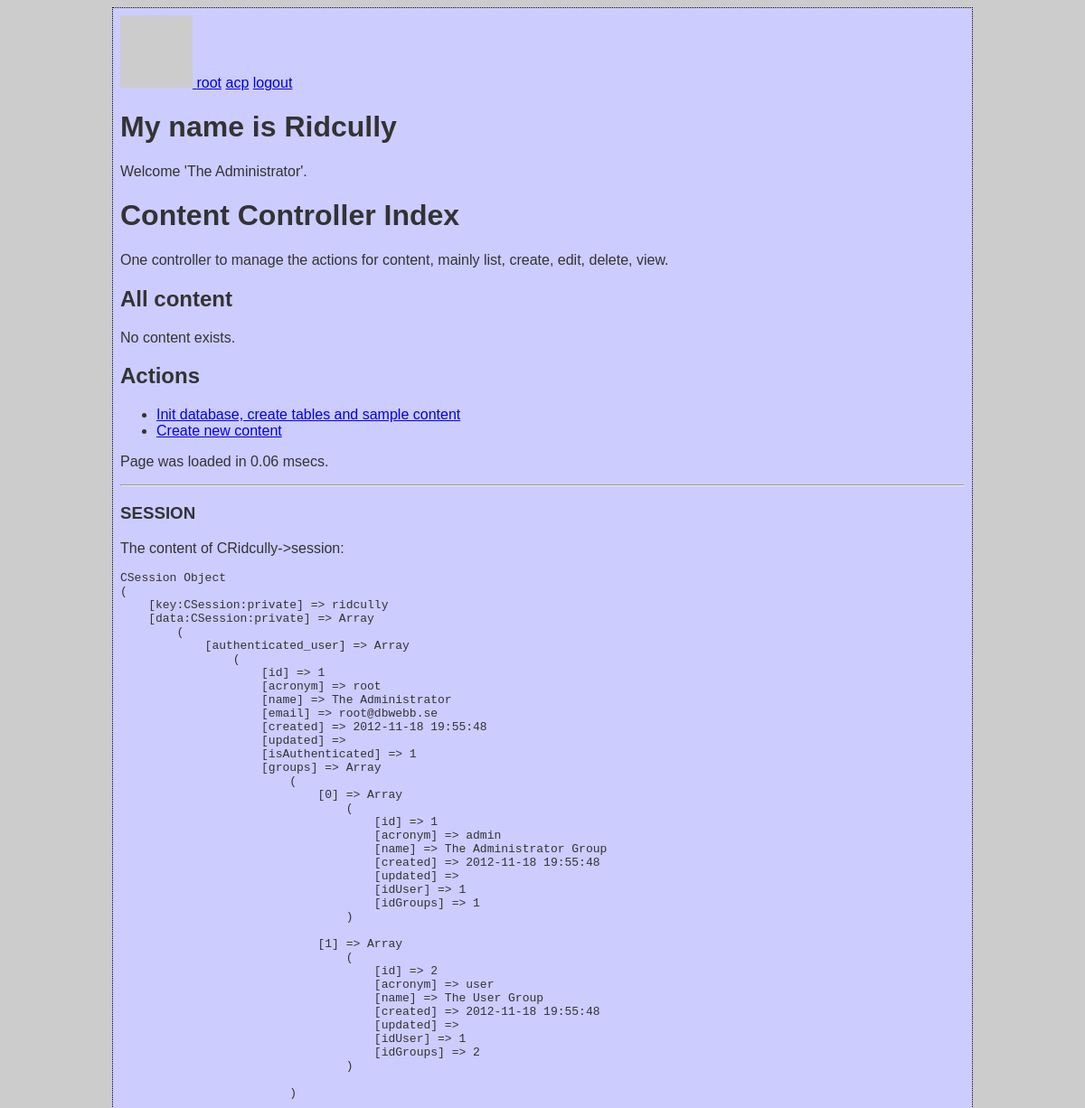
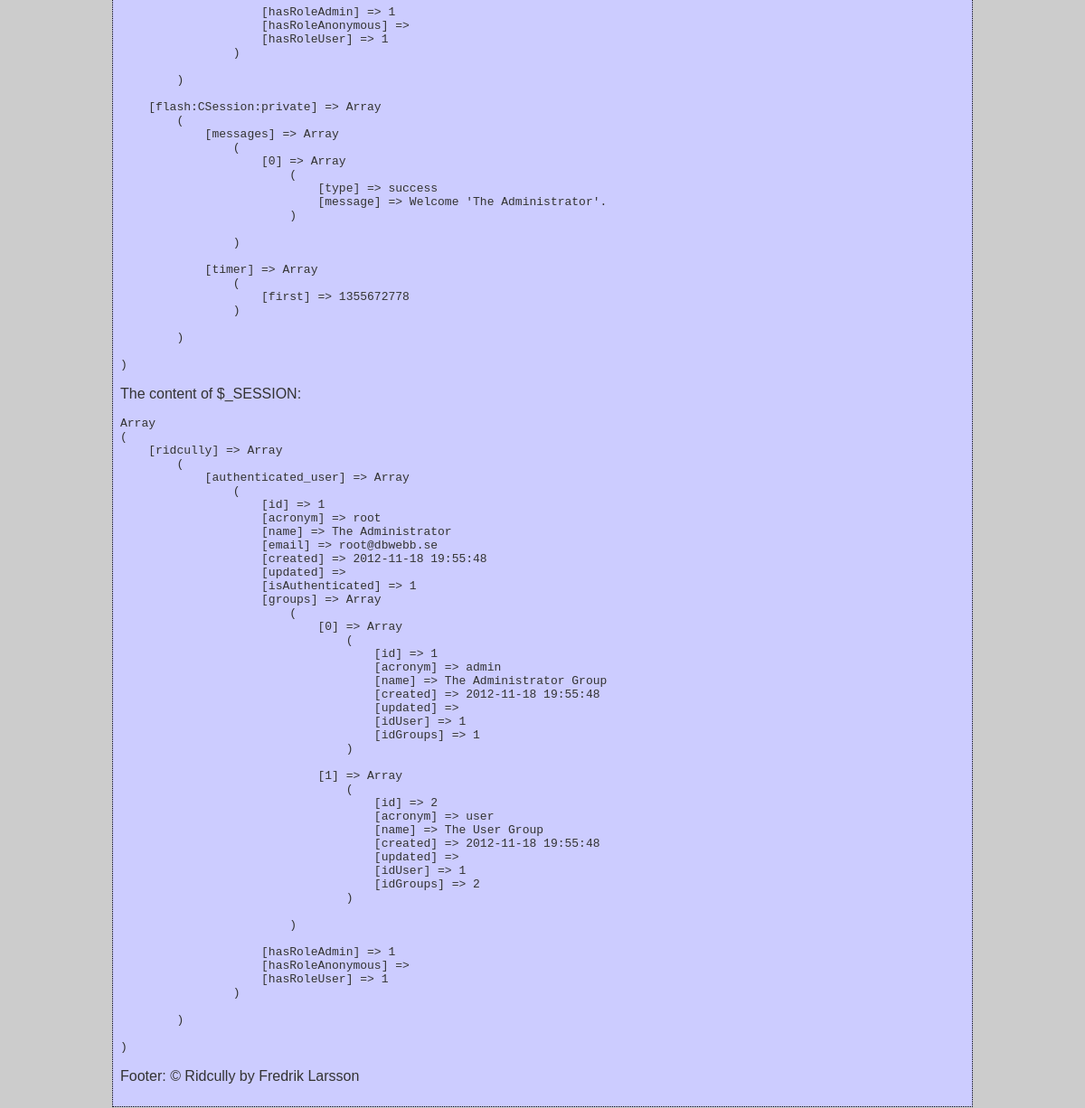
The page /content (signed in) on the database as committed earlier (2 pictures, top to bottom).
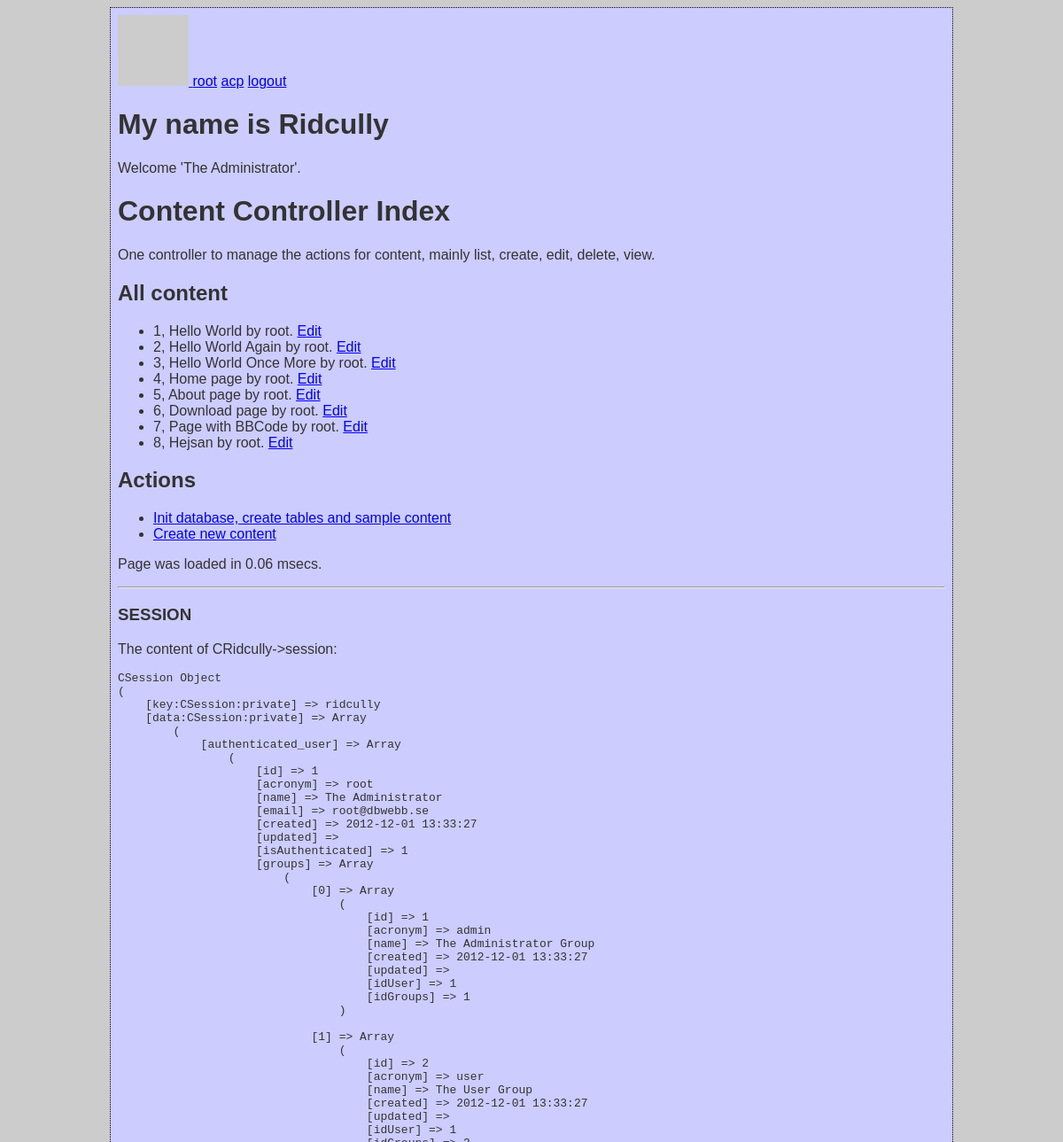
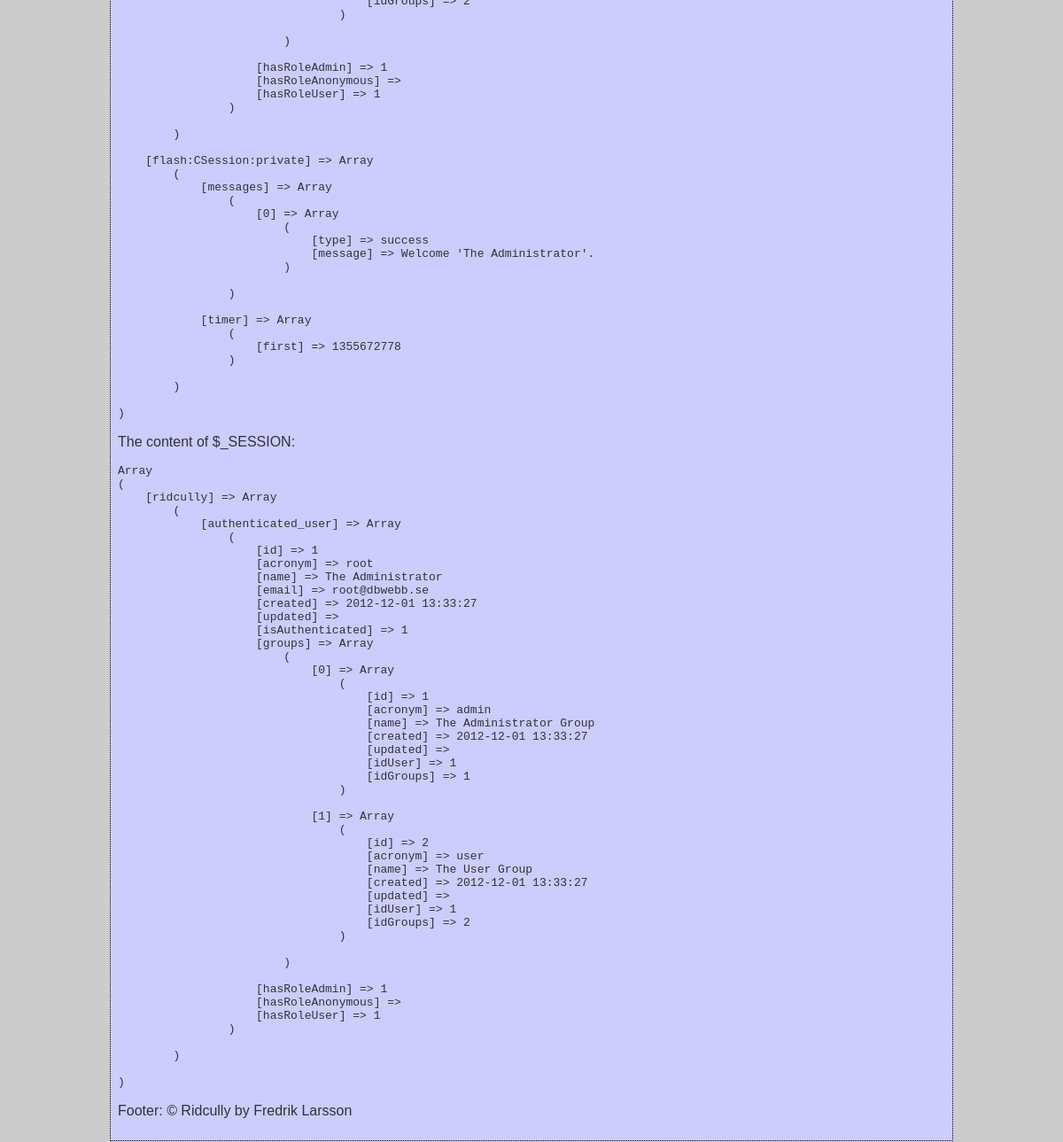
The same page on the database as committed later (2 pictures, top to bottom).
### tables this page shows
CREATE TABLE r_content (id INTEGER PRIMARY KEY, key TEXT KEY, type TEXT, title TEXT, data TEXT, filter TEXT, idUser INT, created DATETIME default (datetime('now')), updated DATETIME default NULL, deleted DATETIME default NULL, FOREIGN KEY(idUser) REFERENCES r_user(id));

CREATE TABLE r_user (id INTEGER PRIMARY KEY, acronym TEXT UNIQUE, name TEXT, email TEXT UNIQUE, password TEXT, created DATETIME default (datetime('now')), updated DATETIME default NULL);

### src/CRidcully/CRidcully.php (called while the page is built, shortened)
<?php
class CRidcully implements ISingleton {
  private static $instance = null;
  public $request;
  public $data = array('main' => '',
      'title' => '',
      'header' => '',
      'footer' => '');
  public static function Instance() {
    if(self::$instance == null) {
      self::$instance = new CRidcully();
    }
    return self::$instance;
  }
   protected function __construct() {
    $this->views = new CViewContainer();
    $this->session = new CSession($this->config['session_key']);
    $this->user = new CMUser($this);
   }
  public function FrontControllerRoute() {
    $this->request = new CRequest();
    $this->request->Init($this->config['base_uri']);
    $controller = $this->request->controller;
    $method     = $this->request->method;
    $arguments  = $this->request->arguments;
    $controllerExists    = isset($this->config['controllers'][$controller]);
    $controllerEnabled   = false;
    $className           = false;
    $classExists         = false;
    if($controllerExists) {
      $controllerEnabled    = ($this->config['controllers'][$controller]['enabled'] === true);
      $className            = $this->config['controllers'][$controller]['class'];
      $classExists          = class_exists($className);
    }
    if($controllerExists && $controllerEnabled && $classExists) {
      $rc = new ReflectionClass($className);
      if($rc->implementsInterface('IController')) {
        if($rc->hasMethod($method)) {
          $controllerObj = $rc->newInstance();
          $methodObj = $rc->getMethod($method);
          $methodObj->invokeArgs($controllerObj, $arguments);
        } else {
          die("404. " . get_class() . ' error: Controller does not contain method.');
        }
      } else {
        die('404. ' . get_class() . ' error: Controller does not implement interface IController.');
      }
    }
    else {
      die('404. Page is not found.');
    }
  }
      public function ThemeEngineRender() {
        $themeName    = $this->config['theme']['name'];
        $themePath    = RIDCULLY_INSTALL_PATH . "/themes/{$themeName}";
        $themeUri     = $this->request->base_uri . "themes/{$themeName}";
        $this->data['stylesheet'] = "{$themeUri}/style.css";
        $r = &$this;
        include_once RIDCULLY_INSTALL_PATH . '/themes/functions.php';
        $functionsPath = "{$themePath}/functions.php";
        if(is_file($functionsPath)) {
          include $functionsPath;
        }
        extract($this->data);
        extract($this->views->GetData());
        include("{$themePath}/default.tpl.php");
      }
}
?>

### index.php (called while the page is built, shortened)
<?php
require(RIDCULLY_INSTALL_PATH . '/src/CRidcully/bootstrap.php');
$r = CRidcully::Instance();
$r->FrontControllerRoute();
$r->ThemeEngineRender();

### src/CRidcully/bootstrap.php (called while the page is built, shortened)
<?php
function autoload($aClassName) {
  $classFile = "/src/{$aClassName}/{$aClassName}.php";
   $file1 = RIDCULLY_INSTALL_PATH . $classFile;
}
function htmlent($str, $flags = ENT_COMPAT) {
  return htmlentities($str, $flags, CRidcully::Instance()->config['character_encoding']);
}

### src/CSession/CSession.php (called while the page is built, shortened)
<?php
class CSession {
    private $key;
    private $data = array();
    private $flash = null;
    public function __construct($key) {
    $this->key = $key;
    }
    public function __get($key) {
    return isset($this->data[$key]) ? $this->data[$key] : null;
    }
    public function GetAuthenticatedUser() { return $this->authenticated_user; }
    public function GetMessages() {
        return isset($this->flash['messages']) ? $this->flash['messages'] : null;
    }
    public function PopulateFromSession() {
        if(isset($_SESSION[$this->key])) {
          $this->data = $_SESSION[$this->key];
          if(isset($this->data['flash'])) {
            $this->flash = $this->data['flash'];
          }
        }
    }
}

### src/CMUser/CMUser.php (called while the page is built, shortened)
<?php
class CMUser extends CObject implements IHasSQL, ArrayAccess {
    public function __construct($r=null) {
        $profile = $this->session->GetAuthenticatedUser();
        $this->profile = is_null($profile) ? array() : $profile;
      }
  public function offsetGet($offset) { return isset($this->profile[$offset]) ? $this->profile[$offset] : null; }
      public function IsAuthenticated() {
        return ($this->session->GetAuthenticatedUser() != false);
      }
      public function GetProfile() {
        return $this->session->GetAuthenticatedUser();
      }
      public function GetAcronym() {
        $profile = $this->GetProfile();
        return isset($profile["acronym"]) ? $profile["acronym"] : null;
      }
}
?>

### src/CRequest/CRequest.php (called while the page is built, shortened)
<?php
class CRequest {
	public function __construct($uriType=0) {
    $this->cleanUri       = $uriType= 1 ? true : false;
	}
	public function CreateUri($uri=null, $method=null, $arguments=null) {
    $prepend = $this->base_uri;
    $uri = trim($uri, '/');
    $method = empty($method) ? null : '/' . trim($method, '/');
    $arguments = empty($arguments) ? null : '/' . trim($arguments, '/');
    return $prepend . rtrim("$uri$method$arguments", '/');
  }
  public function Init($baseUri = null) {
		$scriptPart = $scriptName = $_SERVER['SCRIPT_NAME'];
		$currentUri = $this->GetCurrentUri();
		$parts 	    = parse_url($currentUri);
		$baseUri 		= !empty($baseUri) ? $baseUri : "{$parts['scheme']}://{$parts['host']}" . (isset($parts['port']) ? ":{$parts['port']}" : '') . rtrim(dirname($scriptName), '/');
		$this->base_uri 	  = rtrim($baseUri, '/') . '/';
  }
	public function GetCurrentUri() {
    $uri = "http";
    $uri .= (@$_SERVER["HTTPS"] == "on") ? 's' : '';
    $uri .= "://";
    $serverPort = ($_SERVER["SERVER_PORT"] == "80") ? '' :
    (($_SERVER["SERVER_PORT"] == 443 && @$_SERVER["HTTPS"] == "on") ? '' : ":{$_SERVER['SERVER_PORT']}");
    $uri .= $_SERVER["SERVER_NAME"] . $serverPort . htmlspecialchars($_SERVER["REQUEST_URI"]);
		return $uri;
	}
}

### src/CDatabase/CDatabase.php (called while the page is built, shortened)
<?php
class CDatabase {
  private $db = null;
  public function __construct($dsn, $username = null, $password = null, $driver_options = null) {
    $this->db = new PDO($dsn, $username, $password, $driver_options);
    $this->db->SetAttribute(PDO::ATTR_ERRMODE, PDO::ERRMODE_EXCEPTION);
  }
  public function ExecuteSelectQueryAndFetchAll($query, $params=array()){
    $this->stmt = $this->db->prepare($query);
    $this->stmt->execute($params);
    return $this->stmt->fetchAll(PDO::FETCH_ASSOC);
  }
}

### src/CMContent/CMContent.php (called while the page is built, shortened)
<?php
class CMContent extends CObject implements IHasSQL, ArrayAccess {
    public static function SQL($key=null) {
        $order_order  = isset($args['order-order']) ? $args['order-order'] : 'ASC';
        $order_by     = isset($args['order-by'])    ? $args['order-by'] : 'id';
        $queries = array(
            'drop table content'      => "DROP TABLE IF EXISTS r_content;",
            'create table content'    => "CREATE TABLE IF NOT EXISTS r_content (id INTEGER PRIMARY KEY, key TEXT KEY, type TEXT, title TEXT, data TEXT, filter TEXT, idUser INT, created DATETIME default (datetime('now')), updated DATETIME default NULL, deleted DATETIME default NULL, FOREIGN KEY(idUser) REFERENCES r_user(id));",
            'insert content'          => 'INSERT INTO r_content (key,type,title,data,filter,idUser) VALUES (?,?,?,?,?,?);',
            'select * by id'          => 'SELECT c.*, u.acronym as owner FROM r_content AS c INNER JOIN r_user as u ON c.idUser=u.id WHERE c.id=?;',
            'select * by key'         => 'SELECT c.*, u.acronym as owner FROM r_content AS c INNER JOIN r_user as u ON c.idUser=u.id WHERE c.key=?;',
            'select * by type'        => "SELECT c.*, u.acronym as owner FROM r_content AS c INNER JOIN r_user as u ON c.idUser=u.id WHERE type=? ORDER BY {$order_by} {$order_order};",
            'select *'                => 'SELECT c.*, u.acronym as owner FROM r_content AS c INNER JOIN r_user as u ON c.idUser=u.id;',
            'update content'          => "UPDATE r_content SET key=?, type=?, title=?, data=?, filter=?, updated=datetime('now') WHERE id=?;",
        );
        return $queries[$key];
    }
    public function ListAll($args=null) {
        try {
            if(isset($args) && isset($args['type'])) {
                return $this->database->ExecuteSelectQueryAndFetchAll(self::SQL('select * by type', $args), array($args['type']));
            } else {
                return $this->database->ExecuteSelectQueryAndFetchAll(self::SQL('select *', $args));
            }
        } catch(Exception $e) {
            echo $e;
            return null;
        }
    }
}

### src/CCContent/CCContent.php (called while the page is built, shortened)
<?php
class CCContent extends CObject implements IController {
    public function Index() {
        $content = new CMContent();
        $this->views->SetTitle('Content Controller');
        $this->views->AddInclude(__DIR__ . '/index.tpl.php', array(
                        'contents' => $content->ListAll(),
                    ));
    }
}

### src/CCContent/index.tpl.php (the view)
<h1>Content Controller Index</h1>
<p>One controller to manage the actions for content, mainly list, create, edit, delete, view.</p>
<h2>All content</h2>
<?php if($contents != null):?>
  <ul>
  <?php foreach($contents as $val):?>
    <li><?=$val["id"]?>, <?=$val["title"]?> by <?=$val["owner"]?>. <a href='<?=create_uri("content/edit/{$val["id"]}")?>'>Edit</a>
  <?php endforeach; ?>
  </ul>
<?php else:?>
  <p>No content exists.</p>
<?php endif;?>
<h2>Actions</h2>
<ul>
  <li><a href='<?=create_uri('content/init')?>'>Init database, create tables and sample content</a>
  <li><a href='<?=create_uri('content/create')?>'>Create new content</a>
</ul>

### themes/default/functions.php
<?php
$r->data['header'] = empty($r->data['header']) ? "<h1>My name is Ridcully</h1>" : $r->data['header'];
$r->data['footer'] = empty($r->data['footer']) ? "<p>Footer: &copy; Ridcully by Fredrik Larsson</h1>" : $r->data['footer'];

### themes/default/default.tpl.php (shortened to what this page needs)
<!doctype html>
<html lang="sv">
<head>
  <link rel="stylesheet" href="<?=$stylesheet?>">
</head>
<body>
  <div id="header">
    <?=login_menu()?>
    <?=$header?>
  </div>
  <div id="main" role="main">
    <?=get_messages_from_session()?>
    <?=render_views()?>
    <?=get_debug()?>
  </div>
  <div id="footer">
    <?=$footer?>
  </div>
</body>
</html>

### themes/functions.php (shortened to what this page needs)
<?php
function create_uri($uriOrController=null, $method=null, $arguments=null)
{
  return CRidcully::Instance()->request->createUri($uriOrController, $method, $arguments);
}
function render_views() {
  return CRidcully::Instance()->views->Render();
}
function get_debug() {
  $r = CRidcully::Instance();
  $html = null;
  if(isset($r->config['debug']['timer']) && $r->config['debug']['timer']) {
    $html .= "<p>Page was loaded in " . round(microtime(true) - $r->timer['first'], 5)*1000 . " msecs.</p>";
  }
  if(isset($r->config['debug']['session']) && $r->config['debug']['session']) {
    $html .= "<hr><h3>SESSION</h3><p>The content of CRidcully->session:</p><pre>" . htmlent(print_r($r->session, true)) . "</pre>";
    $html .= "<p>The content of \$_SESSION:</p><pre>" . htmlent(print_r($_SESSION, true)) . "</pre>";
  }
  return $html;
}
    function get_messages_from_session() {
      $messages = CRidcully::Instance()->session->GetMessages();
      $html = null;
      if(!empty($messages)) {
        foreach($messages as $val) {
          $valid = array('info', 'notice', 'success', 'warning', 'error', 'alert');
          $class = (in_array($val['type'], $valid)) ? $val['type'] : 'info';
          $html .= "<div class='$class'>{$val['message']}</div>\n";
        }
      }
      return $html;
    }
    function login_menu() {
      $r = CRidcully::Instance();
      if($r->user->IsAuthenticated()) {
        $items = "<a href='" . create_uri('user/profile') . "'><img class='gravatar' src='" . get_gravatar(20) . "' alt=''> " . $r->user->GetAcronym() . "</a> ";
        if($r->user["hasRoleAdmin"]) {
          $items .= "<a href='" . create_uri('acp') . "'>acp</a> ";
        }
        $items .= "<a href='" . create_uri('user/logout') . "'>logout</a> ";
      } else {
        $items = "<a href='" . create_uri('user/login') . "'>login</a> ";
      }
      return "<nav>$items</nav>";
    }
function get_gravatar($size=null) {
  return 'http://www.gravatar.com/avatar/' . md5(strtolower(trim(CRidcully::Instance()->user->profile["email"]))) . '.jpg?' . ($size ? "s=$size" : null);
}

### src/CViewContainer/CViewContainer.php (shortened to what this page needs)
<?php
class CViewContainer {
   private $views = array();
   public function AddInclude($file, $variables=array()) {
     $this->views[] = array('type' => 'include', 'file' => $file, 'variables' => $variables);
  }
   public function Render() {
     foreach($this->views as $view) {
      switch($view['type']) {
        case 'include':
          extract($view['variables']);
          include($view['file']);
          break;
      }
     }
  }
}

### themes/default/style.css (style rules this page uses)
html { background: #ccc; }
body { margin: 8px auto; width: 934px; padding: 8px; background: #ccf; border: 1px dotted #000000; font-family: Verdana,Arial,Helvetica,sans-serif; color: #333333; }

Rows that differ between the two databases and show on the page:
added r_content: id "1", title "Hello World", idUser.acronym "root"
added r_content: id "2", title "Hello World Again", idUser.acronym "root"
added r_content: id "3", title "Hello World Once More", idUser.acronym "root"
added r_content: id "4", title "Home page", idUser.acronym "root"
added r_content: id "5", title "About page", idUser.acronym "root"
added r_content: id "6", title "Download page", idUser.acronym "root"
added r_content: id "7", title "Page with BBCode", idUser.acronym "root"
added r_content: id "8", title "Hejsan", idUser.acronym "root"
Other text that changed with them:
htmlent(print_r($r->session, true)): "…=> root@dbwebb.se [created] => 2012-11-18 19:55:48 [updated] => [isAuthenticated] => 1 [groups] => Array ( [0] => Array ( [id] => 1 [acronym] => admin [name] => The Administrator Group [created] => 2012-11-18 19:55:48 [updated] => [idUser] => 1 [idGroups] => 1 ) [1] => Array ( [id] => 2 [acronym] => user [name] => The User Group [created] => 2012-11-18 19:55:48 [updated] => [idUser] =>…" → "…=> root@dbwebb.se [created] => 2012-12-01 13:33:27 [updated] => [isAuthenticated] => 1 [groups] => Array ( [0] => Array ( [id] => 1 [acronym] => admin [name] => The Administrator Group [created] => 2012-12-01 13:33:27 [updated] => [idUser] => 1 [idGroups] => 1 ) [1] => Array ( [id] => 2 [acronym] => user [name] => The User Group [created] => 2012-12-01 13:33:27 [updated] => [idUser] =>…"
htmlent(print_r($_SESSION, true)): "…=> root@dbwebb.se [created] => 2012-11-18 19:55:48 [updated] => [isAuthenticated] => 1 [groups] => Array ( [0] => Array ( [id] => 1 [acronym] => admin [name] => The Administrator Group [created] => 2012-11-18 19:55:48 [updated] => [idUser] => 1 [idGroups] => 1 ) [1] => Array ( [id] => 2 [acronym] => user [name] => The User Group [created] => 2012-11-18 19:55:48 [updated] => [idUser] =>…" → "…=> root@dbwebb.se [created] => 2012-12-01 13:33:27 [updated] => [isAuthenticated] => 1 [groups] => Array ( [0] => Array ( [id] => 1 [acronym] => admin [name] => The Administrator Group [created] => 2012-12-01 13:33:27 [updated] => [idUser] => 1 [idGroups] => 1 ) [1] => Array ( [id] => 2 [acronym] => user [name] => The User Group [created] => 2012-12-01 13:33:27 [updated] => [idUser] =>…"
list line gone: "No content exists."
